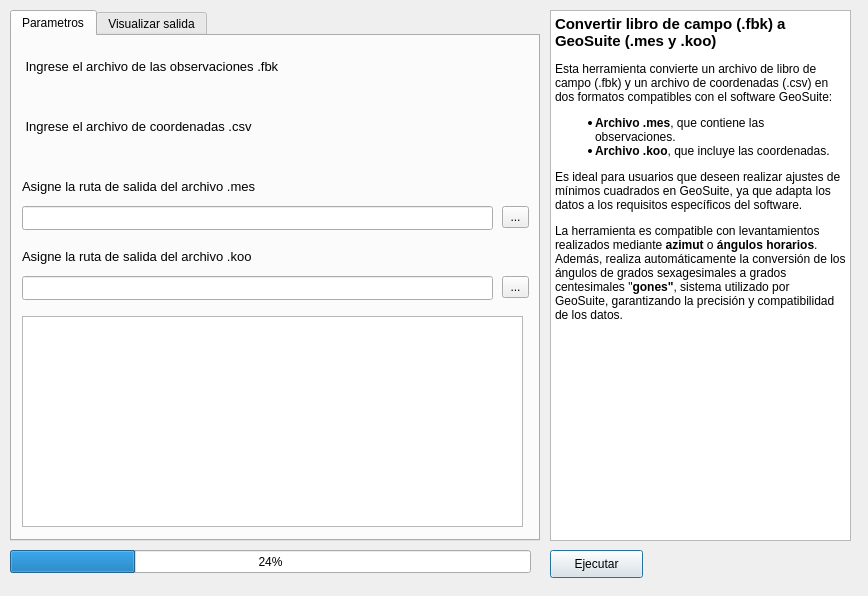
<?xml version="1.0" encoding="UTF-8"?>
<ui version="4.0">
 <class>Dialog</class>
 <widget class="QDialog" name="Dialog">
  <property name="geometry">
   <rect>
    <x>0</x>
    <y>0</y>
    <width>868</width>
    <height>596</height>
   </rect>
  </property>
  <property name="windowTitle">
   <string>Convertir libro de campo (.fbk) a Geosuite (.mes y .koo)</string>
  </property>
  <widget class="QTabWidget" name="tabWidget_g">
   <property name="geometry">
    <rect>
     <x>10</x>
     <y>10</y>
     <width>530</width>
     <height>531</height>
    </rect>
   </property>
   <property name="layoutDirection">
    <enum>Qt::LeftToRight</enum>
   </property>
   <property name="currentIndex">
    <number>0</number>
   </property>
   <property name="usesScrollButtons">
    <bool>true</bool>
   </property>
   <property name="documentMode">
    <bool>false</bool>
   </property>
   <property name="tabsClosable">
    <bool>false</bool>
   </property>
   <property name="movable">
    <bool>false</bool>
   </property>
   <property name="tabBarAutoHide">
    <bool>false</bool>
   </property>
   <widget class="QWidget" name="tab_4">
    <attribute name="title">
     <string>Parametros</string>
    </attribute>
    <widget class="QLabel" name="label_entrada_g">
     <property name="geometry">
      <rect>
       <x>10</x>
       <y>20</y>
       <width>481</width>
       <height>21</height>
      </rect>
     </property>
     <property name="font">
      <font>
       <pointsize>10</pointsize>
      </font>
     </property>
     <property name="text">
      <string> Ingrese el archivo de las observaciones .fbk</string>
     </property>
    </widget>
    <widget class="QgsFileWidget" name="mQgsFileWidget_input_g">
     <property name="geometry">
      <rect>
       <x>10</x>
       <y>50</y>
       <width>501</width>
       <height>24</height>
      </rect>
     </property>
    </widget>
    <widget class="QLabel" name="label_salida_g">
     <property name="geometry">
      <rect>
       <x>10</x>
       <y>140</y>
       <width>311</width>
       <height>21</height>
      </rect>
     </property>
     <property name="font">
      <font>
       <pointsize>10</pointsize>
      </font>
     </property>
     <property name="text">
      <string>Asigne la ruta de salida del archivo .mes</string>
     </property>
    </widget>
    <widget class="QLineEdit" name="lineEdit_salida_g">
     <property name="geometry">
      <rect>
       <x>10</x>
       <y>170</y>
       <width>471</width>
       <height>24</height>
      </rect>
     </property>
    </widget>
    <widget class="QToolButton" name="toolButton_salida_g">
     <property name="geometry">
      <rect>
       <x>490</x>
       <y>170</y>
       <width>27</width>
       <height>22</height>
      </rect>
     </property>
     <property name="text">
      <string>...</string>
     </property>
    </widget>
    <widget class="QTextBrowser" name="textEdit_preview_g">
     <property name="geometry">
      <rect>
       <x>10</x>
       <y>280</y>
       <width>501</width>
       <height>211</height>
      </rect>
     </property>
    </widget>
    <widget class="QgsFileWidget" name="mQgsFileWidget_input_g_2">
     <property name="geometry">
      <rect>
       <x>10</x>
       <y>110</y>
       <width>501</width>
       <height>24</height>
      </rect>
     </property>
    </widget>
    <widget class="QLabel" name="label_entrada_g_2">
     <property name="geometry">
      <rect>
       <x>10</x>
       <y>80</y>
       <width>481</width>
       <height>21</height>
      </rect>
     </property>
     <property name="font">
      <font>
       <pointsize>10</pointsize>
      </font>
     </property>
     <property name="text">
      <string> Ingrese el archivo de coordenadas .csv</string>
     </property>
    </widget>
    <widget class="QLabel" name="label_salida_g_2">
     <property name="geometry">
      <rect>
       <x>10</x>
       <y>210</y>
       <width>311</width>
       <height>21</height>
      </rect>
     </property>
     <property name="font">
      <font>
       <pointsize>10</pointsize>
      </font>
     </property>
     <property name="text">
      <string>Asigne la ruta de salida del archivo .koo</string>
     </property>
    </widget>
    <widget class="QLineEdit" name="lineEdit_salida_g_2">
     <property name="geometry">
      <rect>
       <x>10</x>
       <y>240</y>
       <width>471</width>
       <height>24</height>
      </rect>
     </property>
    </widget>
    <widget class="QToolButton" name="toolButton_salida_g_2">
     <property name="geometry">
      <rect>
       <x>490</x>
       <y>240</y>
       <width>27</width>
       <height>22</height>
      </rect>
     </property>
     <property name="text">
      <string>...</string>
     </property>
    </widget>
   </widget>
   <widget class="QWidget" name="tab_5">
    <attribute name="title">
     <string>Visualizar salida</string>
    </attribute>
    <widget class="QTextBrowser" name="textEdit_g">
     <property name="geometry">
      <rect>
       <x>10</x>
       <y>10</y>
       <width>501</width>
       <height>191</height>
      </rect>
     </property>
    </widget>
    <widget class="QTextBrowser" name="textEdit_g_2">
     <property name="geometry">
      <rect>
       <x>10</x>
       <y>210</y>
       <width>501</width>
       <height>281</height>
      </rect>
     </property>
    </widget>
   </widget>
  </widget>
  <widget class="QProgressBar" name="progressBar_g">
   <property name="geometry">
    <rect>
     <x>10</x>
     <y>550</y>
     <width>521</width>
     <height>23</height>
    </rect>
   </property>
   <property name="value">
    <number>24</number>
   </property>
  </widget>
  <widget class="QPushButton" name="processButton_g">
   <property name="geometry">
    <rect>
     <x>550</x>
     <y>550</y>
     <width>93</width>
     <height>28</height>
    </rect>
   </property>
   <property name="text">
    <string>Ejecutar</string>
   </property>
  </widget>
  <widget class="QTextBrowser" name="textBrowser_g_2">
   <property name="geometry">
    <rect>
     <x>550</x>
     <y>10</y>
     <width>301</width>
     <height>531</height>
    </rect>
   </property>
   <property name="html">
    <string>&lt;!DOCTYPE HTML PUBLIC &quot;-//W3C//DTD HTML 4.0//EN&quot; &quot;http://www.w3.org/TR/REC-html40/strict.dtd&quot;&gt;
&lt;html&gt;&lt;head&gt;&lt;meta name=&quot;qrichtext&quot; content=&quot;1&quot; /&gt;&lt;style type=&quot;text/css&quot;&gt;
p, li { white-space: pre-wrap; }
&lt;/style&gt;&lt;/head&gt;&lt;body style=&quot; font-family:'MS Shell Dlg 2'; font-size:7.8pt; font-weight:400; font-style:normal;&quot;&gt;
&lt;p style=&quot; margin-top:0px; margin-bottom:0px; margin-left:0px; margin-right:0px; -qt-block-indent:0; text-indent:0px;&quot;&gt;&lt;span style=&quot; font-size:11pt; font-weight:600;&quot;&gt;Convertir libro de campo (.fbk) a GeoSuite (.mes y .koo)&lt;/span&gt;&lt;/p&gt;
&lt;p style=&quot; margin-top:12px; margin-bottom:12px; margin-left:0px; margin-right:0px; -qt-block-indent:0; text-indent:0px;&quot;&gt;&lt;span style=&quot; font-size:9pt;&quot;&gt;Esta herramienta convierte un archivo de libro de campo (.fbk) y un archivo de coordenadas (.csv) en dos formatos compatibles con el software GeoSuite:&lt;/span&gt;&lt;/p&gt;
&lt;ul style=&quot;margin-top: 0px; margin-bottom: 0px; margin-left: 0px; margin-right: 0px; -qt-list-indent: 1;&quot;&gt;&lt;li style=&quot; font-size:9pt;&quot; style=&quot; margin-top:12px; margin-bottom:0px; margin-left:0px; margin-right:0px; -qt-block-indent:0; text-indent:0px;&quot;&gt;&lt;span style=&quot; font-weight:600;&quot;&gt;Archivo .mes&lt;/span&gt;, que contiene las observaciones.&lt;/li&gt;
&lt;li style=&quot; font-size:9pt;&quot; style=&quot; margin-top:0px; margin-bottom:12px; margin-left:0px; margin-right:0px; -qt-block-indent:0; text-indent:0px;&quot;&gt;&lt;span style=&quot; font-weight:600;&quot;&gt;Archivo .koo&lt;/span&gt;, que incluye las coordenadas.&lt;/li&gt;&lt;/ul&gt;
&lt;p style=&quot; margin-top:12px; margin-bottom:12px; margin-left:0px; margin-right:0px; -qt-block-indent:0; text-indent:0px;&quot;&gt;&lt;span style=&quot; font-size:9pt;&quot;&gt;Es ideal para usuarios que deseen realizar ajustes de mínimos cuadrados en GeoSuite, ya que adapta los datos a los requisitos específicos del software.&lt;/span&gt;&lt;/p&gt;
&lt;p style=&quot; margin-top:12px; margin-bottom:12px; margin-left:0px; margin-right:0px; -qt-block-indent:0; text-indent:0px;&quot;&gt;&lt;span style=&quot; font-size:9pt;&quot;&gt;La herramienta es compatible con levantamientos realizados mediante &lt;/span&gt;&lt;span style=&quot; font-size:9pt; font-weight:600;&quot;&gt;azimut&lt;/span&gt;&lt;span style=&quot; font-size:9pt;&quot;&gt; o &lt;/span&gt;&lt;span style=&quot; font-size:9pt; font-weight:600;&quot;&gt;ángulos horarios&lt;/span&gt;&lt;span style=&quot; font-size:9pt;&quot;&gt;. Además, realiza automáticamente la conversión de los ángulos de grados sexagesimales a grados centesimales &amp;quot;&lt;/span&gt;&lt;span style=&quot; font-size:9pt; font-weight:600;&quot;&gt;gones&amp;quot;&lt;/span&gt;&lt;span style=&quot; font-size:9pt;&quot;&gt;, sistema utilizado por GeoSuite, garantizando la precisión y compatibilidad de los datos.&lt;/span&gt;&lt;/p&gt;&lt;/body&gt;&lt;/html&gt;</string>
   </property>
  </widget>
 </widget>
 <customwidgets>
  <customwidget>
   <class>QgsFileWidget</class>
   <extends>QWidget</extends>
   <header>qgsfilewidget.h</header>
  </customwidget>
 </customwidgets>
 <resources/>
 <connections/>
</ui>
